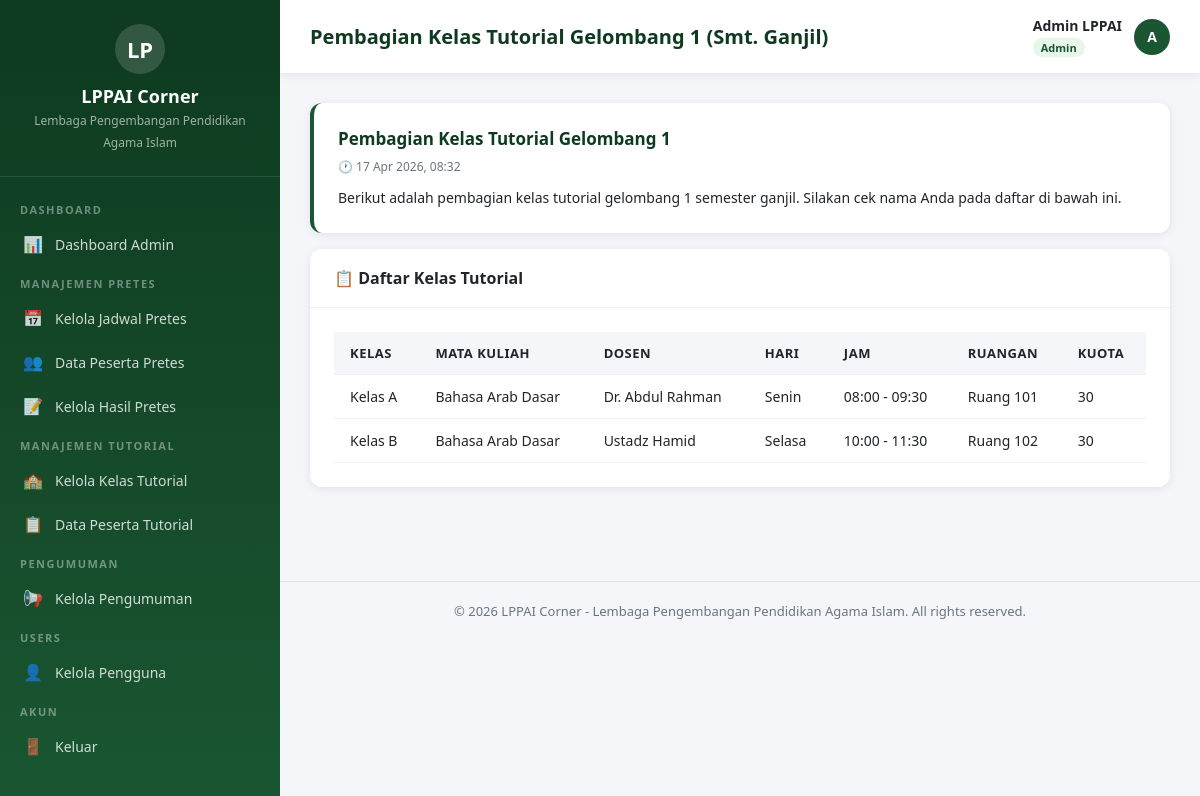
The page /tutorial-gel1-pembagian.php (signed in) on the database its author committed.
### tables this page shows
CREATE TABLE announcements (
    id INT AUTO_INCREMENT PRIMARY KEY,
    judul VARCHAR(255) NOT NULL,
    konten TEXT NOT NULL,
    tipe ENUM(
        'pendaftaran_gel1', 'pembagian_kelas_gel1', 'kelulusan_gel1',
        'pendaftaran_gel2', 'pembagian_kelas_gel2', 'kelulusan_gel2',
        'pendaftaran_mandiri', 'pembagian_kelas_mandiri',
        'umum'
    ) NOT NULL,
    file_lampiran VARCHAR(255) DEFAULT NULL,
    is_active TINYINT(1) DEFAULT 1,
    created_by INT DEFAULT NULL,
    created_at TIMESTAMP DEFAULT CURRENT_TIMESTAMP,
    updated_at TIMESTAMP DEFAULT CURRENT_TIMESTAMP ON UPDATE CURRENT_TIMESTAMP,
    FOREIGN KEY (created_by) REFERENCES users(id) ON DELETE SET NULL
);

CREATE TABLE tutorial_classes (
    id INT AUTO_INCREMENT PRIMARY KEY,
    nama_kelas VARCHAR(100) NOT NULL,
    mata_kuliah VARCHAR(150) NOT NULL,
    dosen_pengampu VARCHAR(150) DEFAULT NULL,
    hari VARCHAR(20) DEFAULT NULL,
    jam VARCHAR(30) DEFAULT NULL,
    ruangan VARCHAR(100) DEFAULT NULL,
    gelombang ENUM('gel1', 'gel2', 'mandiri') NOT NULL,
    semester VARCHAR(20) DEFAULT NULL,
    kuota INT DEFAULT 0,
    created_at TIMESTAMP DEFAULT CURRENT_TIMESTAMP
);

### tutorial-gel1-pembagian.php (called while the page is built, shortened)
<?php
require_once __DIR__ . '/includes/auth.php';
require_once __DIR__ . '/includes/announcement-helper.php';
include __DIR__ . '/includes/header.php';
renderAnnouncementPage('pembagian_kelas_gel1', 'gel1', PAGE_TITLE);
include __DIR__ . '/includes/footer.php';

### includes/auth.php (called while the page is built, shortened)
<?php
function sanitize($input) {
    return htmlspecialchars(trim($input), ENT_QUOTES, 'UTF-8');
}

### includes/announcement-helper.php (the view, shortened to what this page needs)
<?php
function renderAnnouncementPage($tipe, $gelombang, $title) {
    $pdo = getDBConnection();
    $stmt = $pdo->prepare("SELECT * FROM announcements WHERE tipe = ? AND is_active = 1 ORDER BY created_at DESC");
    $stmt->execute([$tipe]);
    $announcements = $stmt->fetchAll();
    $classes = [];
    if (strpos($tipe, 'pembagian') !== false) {
        $stmt = $pdo->prepare("SELECT * FROM tutorial_classes WHERE gelombang = ? ORDER BY nama_kelas");
        $stmt->execute([$gelombang]);
        $classes = $stmt->fetchAll();
    }
    ?>
    <?php if (!empty($announcements)): ?>
        <?php foreach ($announcements as $ann): ?>
        <div class="announcement-card">
            <div class="ann-title"><?= sanitize($ann['judul']) ?></div>
            <div class="ann-date">🕐 <?= date('d M Y, H:i', strtotime($ann['created_at'])) ?></div>
            <div class="ann-content"><?= nl2br(sanitize($ann['konten'])) ?></div>
        </div>
        <?php endforeach; ?>
    <?php endif; ?>
    <?php if (strpos($tipe, 'pembagian') !== false): ?>
        <?php if (!empty($classes)): ?>
        <div class="card">
            <div class="card-header">📋 Daftar Kelas Tutorial</div>
            <div class="card-body">
                <div class="table-responsive">
                    <table>
                        <thead>
                            <tr>
                                <th>Kelas</th>
                                <th>Mata Kuliah</th>
                                <th>Dosen</th>
                                <th>Hari</th>
                                <th>Jam</th>
                                <th>Ruangan</th>
                                <th>Kuota</th>
                            </tr>
                        </thead>
                        <tbody>
                            <?php foreach ($classes as $c): ?>
                            <tr>
                                <td><?= sanitize($c['nama_kelas']) ?></td>
                                <td><?= sanitize($c['mata_kuliah']) ?></td>
                                <td><?= sanitize($c['dosen_pengampu']) ?></td>
                                <td><?= sanitize($c['hari']) ?></td>
                                <td><?= sanitize($c['jam']) ?></td>
                                <td><?= sanitize($c['ruangan']) ?></td>
                                <td><?= $c['kuota'] ?></td>
                            </tr>
                            <?php endforeach; ?>
                        </tbody>
                    </table>
                </div>
            </div>
        </div>
        <?php endif; ?>
    <?php endif; ?>
    <?php
}

### assets/css/style.css (style rules this page uses)
:root { --primary: #1a5632; --primary-dark: #0e3a1f; --primary-light: #2d7a4a; --secondary: #f0c040; --accent: #e8f5e9; --sidebar-width: 280px; --text-dark: #212529; --text-muted: #6c757d; --bg-light: #f4f6f9; --white: #ffffff; --shadow: 0 2px 10px rgba(0,0,0,0.08); --shadow-lg: 0 4px 20px rgba(0,0,0,0.12); --radius: 12px; --transition: all 0.3s ease; }
* { margin: 0; padding: 0; box-sizing: border-box; }
body { font-family: 'Segoe UI', 'Inter', -apple-system, sans-serif; background: var(--bg-light); color: var(--text-dark); min-height: 100vh; }
.card { background: var(--white); border-radius: var(--radius); box-shadow: var(--shadow); margin-bottom: 24px; overflow: hidden; }
.card-header { padding: 18px 24px; border-bottom: 1px solid #f0f0f0; font-weight: 700; font-size: 16px; display: flex; align-items: center; justify-content: space-between; }
.card-body { padding: 24px; }
.table-responsive { overflow-x: auto; }
table { width: 100%; border-collapse: collapse; }
table th, table td { padding: 12px 16px; text-align: left; border-bottom: 1px solid #f0f0f0; font-size: 14px; }
table th { background: var(--bg-light); font-weight: 700; color: var(--text-dark); font-size: 13px; text-transform: uppercase; letter-spacing: 0.5px; }
.announcement-card { background: var(--white); border-radius: var(--radius); box-shadow: var(--shadow); padding: 24px; margin-bottom: 16px; border-left: 4px solid var(--primary); transition: var(--transition); }
.announcement-card .ann-title { font-size: 17px; font-weight: 700; color: var(--primary-dark); margin-bottom: 8px; }
.announcement-card .ann-date { font-size: 12px; color: var(--text-muted); margin-bottom: 12px; }
.announcement-card .ann-content { font-size: 14px; color: var(--text-dark); line-height: 1.6; }

### rows shown on the page
announcements: judul "Pembagian Kelas Tutorial Gelombang 1", created_at "17 Apr 2026, 08:32", konten "Berikut adalah pembagian kelas tutorial gelombang 1 semester ganjil. Silakan cek nama Anda pada daftar di bawah ini."
tutorial_classes: nama_kelas "Kelas A", mata_kuliah "Bahasa Arab Dasar", dosen_pengampu "Dr. Abdul Rahman", hari "Senin", jam "08:00 - 09:30", ruangan "Ruang 101", kuota "30"
tutorial_classes: nama_kelas "Kelas B", mata_kuliah "Bahasa Arab Dasar", dosen_pengampu "Ustadz Hamid", hari "Selasa", jam "10:00 - 11:30", ruangan "Ruang 102", kuota "30"

### other values the page prints
APP_NAME "LPPAI Corner"
PAGE_TITLE "Pembagian Kelas Tutorial Gelombang 1 (Smt. Ganjil)"
$currentUser['nama_lengkap'] "Admin LPPAI"
substr($currentUser['nama_lengkap'], 0, 1) "A"
